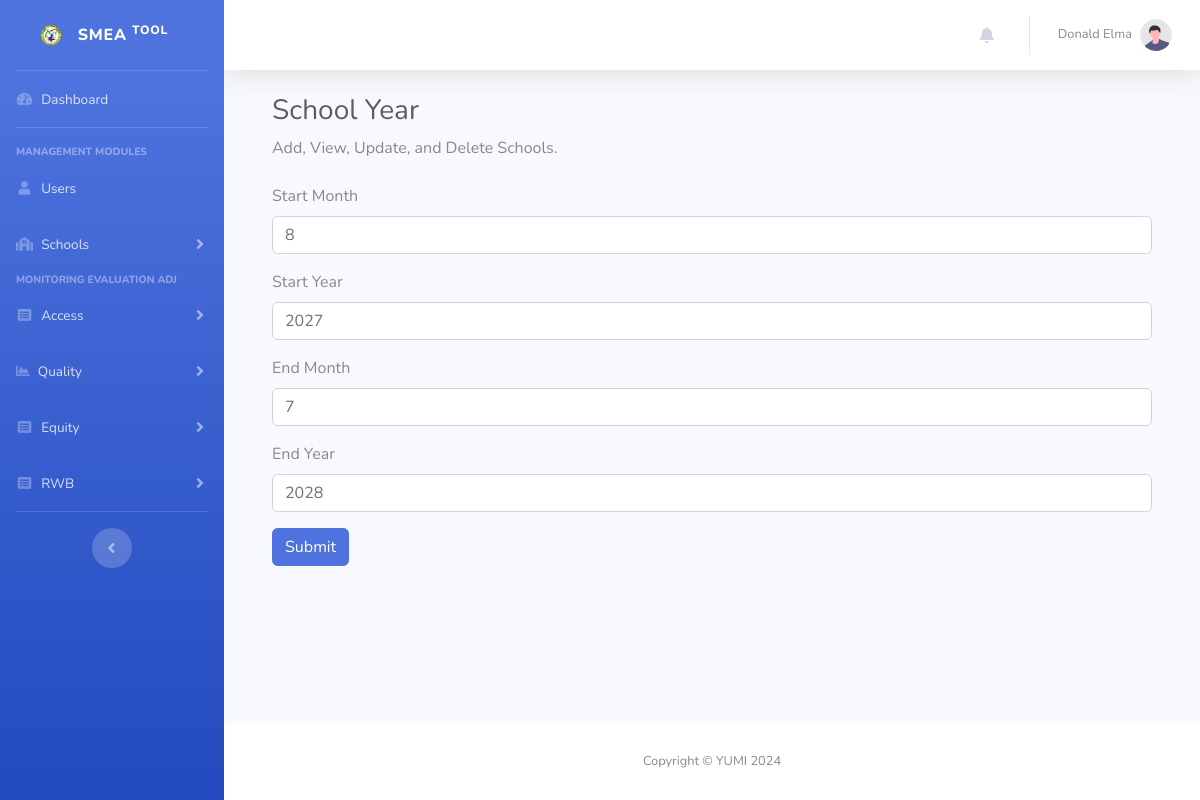
Screenshot of /addSchoolYear.php?id=4&type=edit (signed in) with the database file from the repository.
### tables this page shows
CREATE TABLE IF NOT EXISTS `school_year` (
  `id` int NOT NULL AUTO_INCREMENT,
  `start_month` int NOT NULL DEFAULT '0',
  `start_year` int NOT NULL DEFAULT '0',
  `end_month` int NOT NULL DEFAULT '0',
  `end_year` int NOT NULL DEFAULT '0',
  `updated_at` timestamp NOT NULL DEFAULT CURRENT_TIMESTAMP ON UPDATE CURRENT_TIMESTAMP,
  `created_at` timestamp NOT NULL DEFAULT CURRENT_TIMESTAMP,
  PRIMARY KEY (`id`)
);

### addSchoolYear.php (the view, shortened to what this page needs)
<?php
require_once "connection/db.php";
include_once('header.php');
$startYear = "";
$startMonth = "";
$endMonth = "";
$endYear = "";
$id = (isset($_GET["id"])) ? trim($_GET["id"]) : "";
if(isset($_GET["type"]) && !empty(trim($_GET["type"]))){
    $type = trim($_GET["type"]);
    if($type == "edit"){
        $sql = "SELECT * FROM school_year WHERE id = $id";
        $result = $conn->query($sql);
        if ($result->num_rows > 0) {
            $row = $result->fetch_assoc();
            $startYear = $row['start_year'];
            $startMonth = $row['start_month'];
            $endMonth = $row['end_month'];
            $endYear = $row['end_year'];
        }
    }
}
?>
<body id="page-top">
    <div id="wrapper">
        <?php include_once "sidebar.php"; ?>
        <div id="content-wrapper" class="d-flex flex-column">
            <div id="content">
                <?php include_once "navbar.php"?>
                <div class="container-fluid">
                    <div class="container-fluid">
                        <h1 class="h3 mb-2 text-gray-800">School Year</h1>
                        <p class="mb-4">Add, View, Update, and Delete Schools.</p>
                        <form action="addSchoolYear.php" method="post">
                            <div class="form-group">
                                <label for="startMonth">Start Month</label>
                                <input type="text" class="form-control" id="startMonth" name="startMonth" required value="<?php echo $startMonth;?>">
                            </div>
                            <div class="form-group">
                                <label for="startYear">Start Year</label>
                                <input type="text" class="form-control" id="startYear" name="startYear" required value="<?php echo $startYear;?>">
                            </div>
                            <div class="form-group">
                                <label for="endMonth">End Month</label>
                                <input type="text" class="form-control" id="endMonth" name="endMonth" required value="<?php echo $endMonth;?>">
                            </div>
                            <div class="form-group">
                                <label for="endYear">End Year</label>
                                <input type="text" class="form-control" id="endYear" name="endYear" required value="<?php echo $endYear;?>">
                            </div>
                            <button type="submit" class="btn btn-primary">Submit</button>
                        </form>
                    </div>
                </div>
            </div>
            <footer class="sticky-footer bg-white">
                <div class="container my-auto">
                    <div class="copyright text-center my-auto">
                        <span>Copyright &copy; YUMI 2024</span>
                    </div>
                </div>
            </footer>
        </div>
    </div>
</body>
</html>

### rows the page displays
school_year: startMonth "8", startYear "2027", endMonth "7", endYear "2028"

### other values shown
$_SESSION["fullname"] "Donald Elma"
